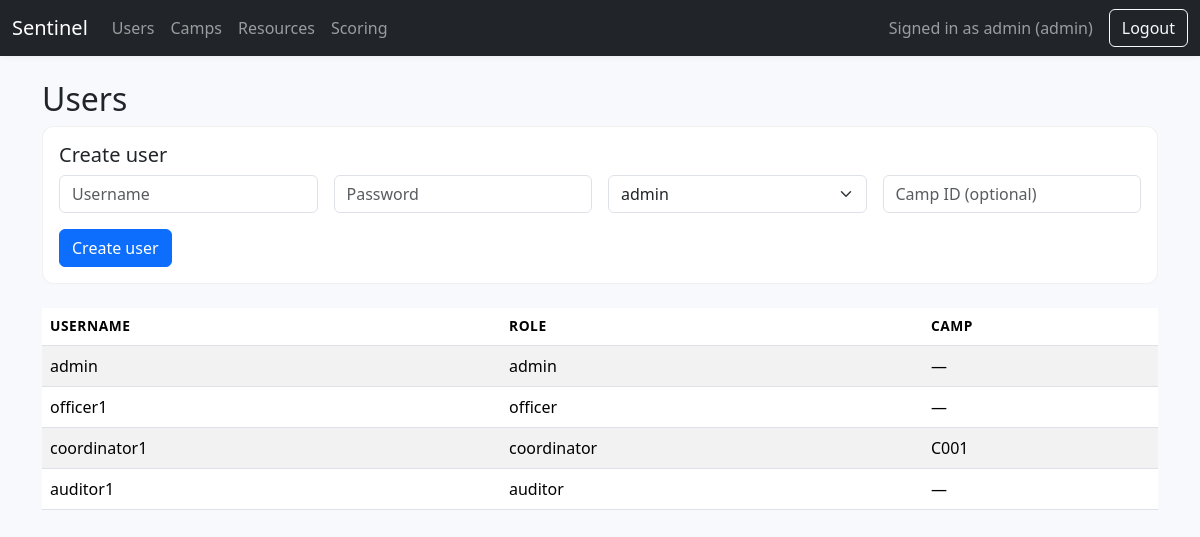
Page /admin/users (signed in) on the committed database.
### sentinel/models.py (models this page shows)
class User(Base):
    __tablename__ = "users"
    id: Mapped[int] = mapped_column(Integer, primary_key=True, index=True)
    username: Mapped[str] = mapped_column(String(120), unique=True, nullable=False, index=True)
    password_hash: Mapped[str] = mapped_column(String(255), nullable=False)
    salt: Mapped[str] = mapped_column(String(255), nullable=False)
    role: Mapped[str] = mapped_column(String(50), nullable=False)
    camp_id: Mapped[Optional[str]] = mapped_column(String(50), ForeignKey("camps.camp_id"), nullable=True)
    is_active: Mapped[bool] = mapped_column(Boolean, default=True)
    created_at: Mapped[datetime] = mapped_column(DateTime, default=datetime.utcnow)

### sentinel/routers/admin.py (the view)
@router.get("/users")
def users_page(request: Request, db: Session = Depends(get_db), user: User = Depends(require_role("admin"))):
    user_rows = db.query(User).all()
    return templates.TemplateResponse("admin_users.html", {"request": request, "user": user, "users": user_rows})

### sentinel/templates/admin_users.html (shortened to what this page needs)
{% extends 'base.html' %}
{% block content %}
<h2>Users</h2>
<div class="card mb-4">
  <div class="card-body">
    <h5 class="card-title">Create user</h5>
    <form method="post" action="/admin/users">
      <div class="row g-3">
        <div class="col-md-3"><input class="form-control" type="text" name="username" placeholder="Username" required /></div>
        <div class="col-md-3"><input class="form-control" type="password" name="password" placeholder="Password" required /></div>
        <div class="col-md-3"><select class="form-select" name="role"><option value="admin">admin</option></select></div>
        <div class="col-md-3"><input class="form-control" type="text" name="camp_id" placeholder="Camp ID (optional)" /></div>
      </div>
      <button class="btn btn-primary mt-3" type="submit">Create user</button>
    </form>
  </div>
</div>
<table class="table table-striped">
  <thead><tr><th>Username</th><th>Role</th><th>Camp</th></tr></thead>
  <tbody>
    {% for row in users %}
    <tr><td>{{ row.username }}</td><td>{{ row.role }}</td><td>{{ row.camp_id or '—' }}</td></tr>
    {% endfor %}
  </tbody>
</table>
{% endblock %}

### sentinel/templates/base.html (shortened to what this page needs)
<!DOCTYPE html>
<html lang="en">
<head>
  <link href="https://cdn.jsdelivr.net/npm/bootstrap@5.3.3/dist/css/bootstrap.min.css" rel="stylesheet" />
  <link href="{{ request.url_for('static', path='/css/custom.css') }}" rel="stylesheet" />
</head>
<body>
<nav class="navbar navbar-expand-lg navbar-dark bg-dark mb-4">
  <div class="container-fluid">
    <a class="navbar-brand" href="/dashboard">Sentinel</a>
    <div class="collapse navbar-collapse">
      <ul class="navbar-nav me-auto">
        {% if user and user.role == 'admin' %}
        <li class="nav-item"><a class="nav-link" href="/admin/users">Users</a></li>
        <li class="nav-item"><a class="nav-link" href="/admin/camps">Camps</a></li>
        <li class="nav-item"><a class="nav-link" href="/admin/resources">Resources</a></li>
        <li class="nav-item"><a class="nav-link" href="/admin/scoring">Scoring</a></li>
        {% elif user and user.role == 'coordinator' %}
        <li class="nav-item"><a class="nav-link" href="/coordinator/camp">My camp</a></li>
        {% elif user and user.role == 'officer' %}
        <li class="nav-item"><a class="nav-link" href="/officer/allocations">Allocations</a></li>
        <li class="nav-item"><a class="nav-link" href="/officer/dispatches">Dispatches</a></li>
        {% elif user and user.role == 'auditor' %}
        <li class="nav-item"><a class="nav-link" href="/auditor/flags">Fraud flags</a></li>
        <li class="nav-item"><a class="nav-link" href="/auditor/audit-log">Audit log</a></li>
        {% endif %}
      </ul>
      {% if user %}
      <span class="navbar-text me-3">Signed in as {{ user.username }} ({{ user.role }})</span>
      <form method="post" action="/logout">
        <button class="btn btn-outline-light" type="submit">Logout</button>
      </form>
      {% endif %}
    </div>
  </div>
</nav>
<div class="container">
  {% block content %}{% endblock %}
</div>
</body>
</html>

### sentinel/static/css/custom.css (style rules this page uses)
body { background: #f7f9fc; }
.card { border-radius: 0.75rem; border: 1px solid rgba(0,0,0,0.06); }
.navbar { box-shadow: 0 1px 6px rgba(0,0,0,0.06); }
.table th { font-size: 0.86rem; text-transform: uppercase; letter-spacing: 0.04em; }

### rows in the picture
User: username "admin", role "admin", camp_id "—"
User: username "officer1", role "officer", camp_id "—"
User: username "coordinator1", role "coordinator", camp "C001"
User: username "auditor1", role "auditor", camp_id "—"
